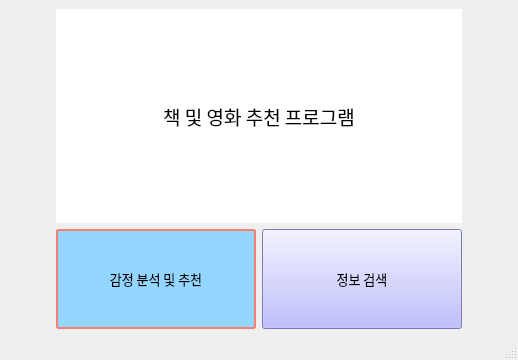
<?xml version="1.0" encoding="UTF-8"?>
<ui version="4.0">
 <class>MainWindow</class>
 <widget class="QMainWindow" name="MainWindow">
  <property name="geometry">
   <rect>
    <x>0</x>
    <y>0</y>
    <width>518</width>
    <height>360</height>
   </rect>
  </property>
  <property name="windowTitle">
   <string>MainWindow</string>
  </property>
  <widget class="QWidget" name="centralwidget">
   <layout class="QHBoxLayout" name="horizontalLayout">
    <item>
     <layout class="QVBoxLayout" name="verticalLayout">
      <item>
       <widget class="QLabel" name="Main_Title">
        <property name="font">
         <font>
          <family>한컴 고딕</family>
          <pointsize>14</pointsize>
          <weight>9</weight>
          <italic>false</italic>
          <bold>false</bold>
         </font>
        </property>
        <property name="styleSheet">
         <string notr="true">background-color: rgb(85, 170, 255);
font: 75 14pt &quot;한컴 고딕&quot;;
background-color: rgb(255, 255, 255);</string>
        </property>
        <property name="frameShape">
         <enum>QFrame::NoFrame</enum>
        </property>
        <property name="text">
         <string>책 및 영화 추천 프로그램</string>
        </property>
        <property name="alignment">
         <set>Qt::AlignCenter</set>
        </property>
       </widget>
      </item>
      <item>
       <layout class="QHBoxLayout" name="check_btn">
        <property name="spacing">
         <number>6</number>
        </property>
        <item>
         <widget class="QPushButton" name="Analysis_tool">
          <property name="minimumSize">
           <size>
            <width>200</width>
            <height>100</height>
           </size>
          </property>
          <property name="maximumSize">
           <size>
            <width>200</width>
            <height>100</height>
           </size>
          </property>
          <property name="font">
           <font>
            <family>한컴 고딕</family>
            <pointsize>10</pointsize>
            <weight>50</weight>
            <bold>false</bold>
           </font>
          </property>
          <property name="styleSheet">
           <string notr="true">border-style: solid;
border-width: 2px;
border-color: #FA8072;
background-color: rgb(148, 214, 255);
border-radius: 3px</string>
          </property>
          <property name="text">
           <string>감정 분석 및 추천</string>
          </property>
         </widget>
        </item>
        <item>
         <widget class="QPushButton" name="Find_info">
          <property name="minimumSize">
           <size>
            <width>200</width>
            <height>100</height>
           </size>
          </property>
          <property name="maximumSize">
           <size>
            <width>200</width>
            <height>100</height>
           </size>
          </property>
          <property name="font">
           <font>
            <family>한컴 고딕</family>
            <pointsize>10</pointsize>
            <weight>50</weight>
            <bold>false</bold>
            <underline>false</underline>
            <strikeout>false</strikeout>
           </font>
          </property>
          <property name="styleSheet">
           <string notr="true">border-color: #FA8072;
background-color: rgb(170, 170, 255);
</string>
          </property>
          <property name="text">
           <string>정보 검색</string>
          </property>
         </widget>
        </item>
       </layout>
      </item>
     </layout>
    </item>
   </layout>
  </widget>
  <widget class="QMenuBar" name="menubar">
   <property name="geometry">
    <rect>
     <x>0</x>
     <y>0</y>
     <width>518</width>
     <height>25</height>
    </rect>
   </property>
  </widget>
  <widget class="QStatusBar" name="statusbar"/>
 </widget>
 <resources/>
 <connections/>
</ui>
